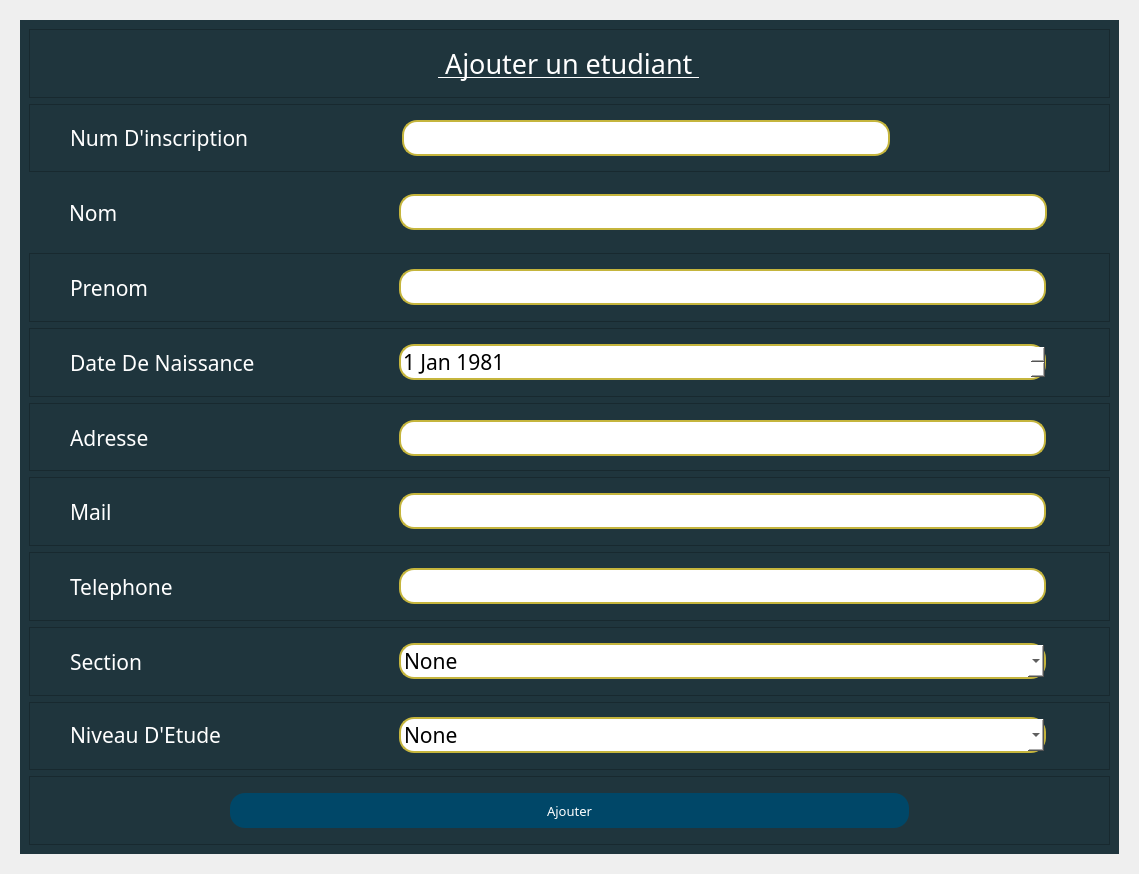
<?xml version="1.0" encoding="UTF-8"?>
<ui version="4.0">
 <class>Form</class>
 <widget class="QWidget" name="Form">
  <property name="geometry">
   <rect>
    <x>0</x>
    <y>0</y>
    <width>1139</width>
    <height>874</height>
   </rect>
  </property>
  <property name="windowTitle">
   <string>Form</string>
  </property>
  <property name="styleSheet">
   <string notr="true"/>
  </property>
  <layout class="QVBoxLayout" name="verticalLayout">
   <item>
    <widget class="QStackedWidget" name="stackedWidget">
     <property name="currentIndex">
      <number>0</number>
     </property>
     <widget class="QWidget" name="page_3">
      <layout class="QVBoxLayout" name="verticalLayout_5">
       <item>
        <widget class="QWidget" name="widget_2" native="true">
         <property name="styleSheet">
          <string notr="true">background-color: rgb(31, 53, 61);
color : rgb(255, 255, 255);

</string>
         </property>
         <layout class="QVBoxLayout" name="verticalLayout_4">
          <item>
           <widget class="QFrame" name="frame">
            <property name="cursor">
             <cursorShape>IBeamCursor</cursorShape>
            </property>
            <property name="frameShape">
             <enum>QFrame::StyledPanel</enum>
            </property>
            <property name="frameShadow">
             <enum>QFrame::Raised</enum>
            </property>
            <layout class="QVBoxLayout" name="verticalLayout_2">
             <item alignment="Qt::AlignHCenter|Qt::AlignVCenter">
              <widget class="QLabel" name="label">
               <property name="font">
                <font>
                 <family>Forte</family>
                 <pointsize>20</pointsize>
                 <underline>true</underline>
                </font>
               </property>
               <property name="text">
                <string> Ajouter un etudiant </string>
               </property>
              </widget>
             </item>
            </layout>
           </widget>
          </item>
          <item>
           <widget class="QFrame" name="frame_2">
            <property name="font">
             <font>
              <family>Sitka Small</family>
              <pointsize>16</pointsize>
             </font>
            </property>
            <property name="frameShape">
             <enum>QFrame::StyledPanel</enum>
            </property>
            <property name="frameShadow">
             <enum>QFrame::Raised</enum>
            </property>
            <layout class="QHBoxLayout" name="horizontalLayout" stretch="2,3,1">
             <property name="leftMargin">
              <number>40</number>
             </property>
             <property name="topMargin">
              <number>11</number>
             </property>
             <property name="rightMargin">
              <number>50</number>
             </property>
             <property name="bottomMargin">
              <number>11</number>
             </property>
             <item>
              <widget class="QLabel" name="label_2">
               <property name="font">
                <font>
                 <family>Sitka Small</family>
                 <pointsize>16</pointsize>
                 <weight>50</weight>
                 <bold>false</bold>
                </font>
               </property>
               <property name="cursor">
                <cursorShape>IBeamCursor</cursorShape>
               </property>
               <property name="text">
                <string>Num D'inscription</string>
               </property>
              </widget>
             </item>
             <item>
              <widget class="QLineEdit" name="num_insc">
               <property name="font">
                <font>
                 <family>Sitka Small</family>
                 <pointsize>16</pointsize>
                </font>
               </property>
               <property name="styleSheet">
                <string notr="true">QLineEdit {
	border :2px solid ;
	border-radius : 15px;
	border-color: rgb(197, 181, 61);
	background-color: rgb(255, 255, 255);
	color :rgb(0, 0, 0);
}
QLineEdit:hover {
	border : 2px solid rgbrgb(97, 89, 30);
}

</string>
               </property>
               <property name="inputMask">
                <string>999999</string>
               </property>
               <property name="text">
                <string/>
               </property>
              </widget>
             </item>
             <item alignment="Qt::AlignHCenter|Qt::AlignVCenter">
              <widget class="QLabel" name="label_11">
               <property name="font">
                <font>
                 <family>Sitka Small</family>
                 <pointsize>10</pointsize>
                 <weight>75</weight>
                 <italic>true</italic>
                 <bold>true</bold>
                 <underline>false</underline>
                 <strikeout>false</strikeout>
                 <kerning>true</kerning>
                </font>
               </property>
               <property name="focusPolicy">
                <enum>Qt::NoFocus</enum>
               </property>
               <property name="contextMenuPolicy">
                <enum>Qt::DefaultContextMenu</enum>
               </property>
               <property name="layoutDirection">
                <enum>Qt::LeftToRight</enum>
               </property>
               <property name="styleSheet">
                <string notr="true">color: rgb(220, 0, 0);</string>
               </property>
               <property name="text">
                <string/>
               </property>
              </widget>
             </item>
            </layout>
           </widget>
          </item>
          <item>
           <widget class="QWidget" name="widget" native="true">
            <property name="font">
             <font>
              <family>Sitka Small</family>
              <pointsize>16</pointsize>
             </font>
            </property>
            <layout class="QHBoxLayout" name="horizontalLayout_2" stretch="1,2,0">
             <property name="leftMargin">
              <number>40</number>
             </property>
             <property name="rightMargin">
              <number>50</number>
             </property>
             <item>
              <widget class="QLabel" name="label_3">
               <property name="font">
                <font>
                 <family>Sitka Small</family>
                 <pointsize>16</pointsize>
                </font>
               </property>
               <property name="cursor">
                <cursorShape>IBeamCursor</cursorShape>
               </property>
               <property name="text">
                <string>Nom</string>
               </property>
              </widget>
             </item>
             <item>
              <widget class="QLineEdit" name="nom">
               <property name="font">
                <font>
                 <family>Sitka Small</family>
                 <pointsize>16</pointsize>
                </font>
               </property>
               <property name="styleSheet">
                <string notr="true">QLineEdit {
	border :2px solid ;
	border-radius : 15px;
	border-color: rgb(197, 181, 61);
	background-color: rgb(255, 255, 255);
	color :rgb(0, 0, 0);
}
QLineEdit:hover {
	border : 2px solid rgbrgb(97, 89, 30);
}

</string>
               </property>
              </widget>
             </item>
             <item alignment="Qt::AlignLeft|Qt::AlignTop">
              <widget class="QLabel" name="label_12">
               <property name="styleSheet">
                <string notr="true">color: rgb(209, 0, 0);</string>
               </property>
               <property name="text">
                <string/>
               </property>
              </widget>
             </item>
            </layout>
           </widget>
          </item>
          <item>
           <widget class="QFrame" name="frame_6">
            <property name="font">
             <font>
              <family>Sitka Small</family>
              <pointsize>16</pointsize>
             </font>
            </property>
            <property name="frameShape">
             <enum>QFrame::StyledPanel</enum>
            </property>
            <property name="frameShadow">
             <enum>QFrame::Raised</enum>
            </property>
            <layout class="QHBoxLayout" name="horizontalLayout_3" stretch="1,2,0">
             <property name="leftMargin">
              <number>40</number>
             </property>
             <property name="rightMargin">
              <number>50</number>
             </property>
             <item>
              <widget class="QLabel" name="label_4">
               <property name="font">
                <font>
                 <family>Sitka Small</family>
                 <pointsize>16</pointsize>
                </font>
               </property>
               <property name="cursor">
                <cursorShape>IBeamCursor</cursorShape>
               </property>
               <property name="text">
                <string>Prenom</string>
               </property>
              </widget>
             </item>
             <item>
              <widget class="QLineEdit" name="prenom">
               <property name="font">
                <font>
                 <family>Sitka Small</family>
                 <pointsize>16</pointsize>
                </font>
               </property>
               <property name="styleSheet">
                <string notr="true">QLineEdit {
	border :2px solid ;
	border-radius : 15px;
	border-color: rgb(197, 181, 61);
	background-color: rgb(255, 255, 255);
	color :rgb(0, 0, 0);
}
QLineEdit:hover {
	border : 2px solid rgbrgb(97, 89, 30);
}

</string>
               </property>
              </widget>
             </item>
             <item alignment="Qt::AlignLeft|Qt::AlignTop">
              <widget class="QLabel" name="label_13">
               <property name="styleSheet">
                <string notr="true">color: rgb(209, 0, 0);</string>
               </property>
               <property name="text">
                <string/>
               </property>
              </widget>
             </item>
            </layout>
           </widget>
          </item>
          <item>
           <widget class="QFrame" name="frame_5">
            <property name="font">
             <font>
              <family>Sitka Small</family>
              <pointsize>16</pointsize>
             </font>
            </property>
            <property name="styleSheet">
             <string notr="true"/>
            </property>
            <property name="frameShape">
             <enum>QFrame::StyledPanel</enum>
            </property>
            <property name="frameShadow">
             <enum>QFrame::Raised</enum>
            </property>
            <layout class="QHBoxLayout" name="horizontalLayout_6" stretch="1,2,0">
             <property name="leftMargin">
              <number>40</number>
             </property>
             <property name="rightMargin">
              <number>50</number>
             </property>
             <item>
              <widget class="QLabel" name="label_7">
               <property name="font">
                <font>
                 <family>Sitka Small</family>
                 <pointsize>16</pointsize>
                </font>
               </property>
               <property name="cursor">
                <cursorShape>IBeamCursor</cursorShape>
               </property>
               <property name="text">
                <string>Date De Naissance</string>
               </property>
              </widget>
             </item>
             <item>
              <widget class="QDateEdit" name="dateEdit">
               <property name="font">
                <font>
                 <family>Sitka Small</family>
                 <pointsize>16</pointsize>
                </font>
               </property>
               <property name="styleSheet">
                <string notr="true">QDateEdit  {
	border :2px solid ;
	border-radius : 15px;
	border-color: rgb(197, 181, 61);
	background-color: rgb(255, 255, 255);
	color : rgb(0, 0, 0)
}
QDateEdit:hover {
	border : 2px solid rgbrgb(97, 89, 30);
}



</string>
               </property>
               <property name="date">
                <date>
                 <year>1981</year>
                 <month>1</month>
                 <day>1</day>
                </date>
               </property>
              </widget>
             </item>
             <item alignment="Qt::AlignLeft|Qt::AlignTop">
              <widget class="QLabel" name="label_14">
               <property name="styleSheet">
                <string notr="true">color: rgb(209, 0, 0);</string>
               </property>
               <property name="text">
                <string/>
               </property>
              </widget>
             </item>
            </layout>
           </widget>
          </item>
          <item>
           <widget class="QFrame" name="frame_3">
            <property name="font">
             <font>
              <family>Sitka Small</family>
              <pointsize>16</pointsize>
             </font>
            </property>
            <property name="styleSheet">
             <string notr="true"/>
            </property>
            <property name="frameShape">
             <enum>QFrame::StyledPanel</enum>
            </property>
            <property name="frameShadow">
             <enum>QFrame::Raised</enum>
            </property>
            <layout class="QHBoxLayout" name="horizontalLayout_4" stretch="1,2,0">
             <property name="leftMargin">
              <number>40</number>
             </property>
             <property name="topMargin">
              <number>11</number>
             </property>
             <property name="rightMargin">
              <number>50</number>
             </property>
             <item>
              <widget class="QLabel" name="label_5">
               <property name="font">
                <font>
                 <family>Sitka Small</family>
                 <pointsize>16</pointsize>
                </font>
               </property>
               <property name="cursor">
                <cursorShape>IBeamCursor</cursorShape>
               </property>
               <property name="text">
                <string>Adresse</string>
               </property>
              </widget>
             </item>
             <item>
              <widget class="QLineEdit" name="adresse">
               <property name="font">
                <font>
                 <family>Sitka Small</family>
                 <pointsize>16</pointsize>
                </font>
               </property>
               <property name="styleSheet">
                <string notr="true">QLineEdit {
	border :2px solid ;
	border-radius : 15px;
	border-color: rgb(197, 181, 61);
	background-color: rgb(255, 255, 255);
	color :rgb(0, 0, 0);
}
QLineEdit:hover {
	border : 2px solid rgbrgb(97, 89, 30);
}

</string>
               </property>
              </widget>
             </item>
             <item alignment="Qt::AlignLeft|Qt::AlignTop">
              <widget class="QLabel" name="label_15">
               <property name="styleSheet">
                <string notr="true">color: rgb(209, 0, 0);</string>
               </property>
               <property name="text">
                <string/>
               </property>
              </widget>
             </item>
            </layout>
           </widget>
          </item>
          <item>
           <widget class="QFrame" name="frame_4">
            <property name="font">
             <font>
              <family>Sitka Small</family>
              <pointsize>16</pointsize>
             </font>
            </property>
            <property name="styleSheet">
             <string notr="true"/>
            </property>
            <property name="frameShape">
             <enum>QFrame::StyledPanel</enum>
            </property>
            <property name="frameShadow">
             <enum>QFrame::Raised</enum>
            </property>
            <layout class="QHBoxLayout" name="horizontalLayout_5" stretch="1,2,0">
             <property name="leftMargin">
              <number>40</number>
             </property>
             <property name="rightMargin">
              <number>50</number>
             </property>
             <item>
              <widget class="QLabel" name="label_6">
               <property name="font">
                <font>
                 <family>Sitka Small</family>
                 <pointsize>16</pointsize>
                </font>
               </property>
               <property name="cursor">
                <cursorShape>IBeamCursor</cursorShape>
               </property>
               <property name="text">
                <string>Mail</string>
               </property>
              </widget>
             </item>
             <item>
              <widget class="QLineEdit" name="mail">
               <property name="font">
                <font>
                 <family>Sitka Small</family>
                 <pointsize>16</pointsize>
                </font>
               </property>
               <property name="styleSheet">
                <string notr="true">QLineEdit {
	border :2px solid ;
	border-radius : 15px;
	border-color: rgb(197, 181, 61);
	background-color: rgb(255, 255, 255);
	color :rgb(0, 0, 0);
}
QLineEdit:hover {
	border : 2px solid rgbrgb(97, 89, 30);
}

</string>
               </property>
              </widget>
             </item>
             <item alignment="Qt::AlignLeft|Qt::AlignTop">
              <widget class="QLabel" name="label_16">
               <property name="styleSheet">
                <string notr="true">color: rgb(209, 0, 0);</string>
               </property>
               <property name="text">
                <string/>
               </property>
              </widget>
             </item>
            </layout>
           </widget>
          </item>
          <item>
           <widget class="QFrame" name="frame_7">
            <property name="font">
             <font>
              <family>Sitka Small</family>
              <pointsize>16</pointsize>
             </font>
            </property>
            <property name="frameShape">
             <enum>QFrame::StyledPanel</enum>
            </property>
            <property name="frameShadow">
             <enum>QFrame::Raised</enum>
            </property>
            <layout class="QHBoxLayout" name="horizontalLayout_7" stretch="1,2,0">
             <property name="leftMargin">
              <number>40</number>
             </property>
             <property name="rightMargin">
              <number>50</number>
             </property>
             <item>
              <widget class="QLabel" name="label_8">
               <property name="font">
                <font>
                 <family>Sitka Small</family>
                 <pointsize>16</pointsize>
                </font>
               </property>
               <property name="cursor">
                <cursorShape>IBeamCursor</cursorShape>
               </property>
               <property name="text">
                <string>Telephone</string>
               </property>
              </widget>
             </item>
             <item>
              <widget class="QLineEdit" name="phone">
               <property name="font">
                <font>
                 <family>Sitka Small</family>
                 <pointsize>16</pointsize>
                </font>
               </property>
               <property name="styleSheet">
                <string notr="true">QLineEdit {
	border :2px solid ;
	border-radius : 15px;
	border-color: rgb(197, 181, 61);
	background-color: rgb(255, 255, 255);
	color :rgb(0, 0, 0);
}
QLineEdit:hover {
	border : 2px solid rgbrgb(97, 89, 30);
}

</string>
               </property>
               <property name="inputMask">
                <string>99999999</string>
               </property>
               <property name="text">
                <string/>
               </property>
               <property name="maxLength">
                <number>8</number>
               </property>
               <property name="cursorPosition">
                <number>8</number>
               </property>
               <property name="cursorMoveStyle">
                <enum>Qt::VisualMoveStyle</enum>
               </property>
               <property name="clearButtonEnabled">
                <bool>false</bool>
               </property>
              </widget>
             </item>
             <item alignment="Qt::AlignLeft|Qt::AlignTop">
              <widget class="QLabel" name="label_17">
               <property name="styleSheet">
                <string notr="true">color: rgb(209, 0, 0);</string>
               </property>
               <property name="text">
                <string/>
               </property>
              </widget>
             </item>
            </layout>
           </widget>
          </item>
          <item>
           <widget class="QFrame" name="frame_8">
            <property name="font">
             <font>
              <family>Sitka Small</family>
              <pointsize>16</pointsize>
             </font>
            </property>
            <property name="frameShape">
             <enum>QFrame::StyledPanel</enum>
            </property>
            <property name="frameShadow">
             <enum>QFrame::Raised</enum>
            </property>
            <layout class="QHBoxLayout" name="horizontalLayout_8" stretch="1,2,0">
             <property name="leftMargin">
              <number>40</number>
             </property>
             <property name="rightMargin">
              <number>50</number>
             </property>
             <item>
              <widget class="QLabel" name="label_9">
               <property name="font">
                <font>
                 <family>Sitka Small</family>
                 <pointsize>16</pointsize>
                </font>
               </property>
               <property name="cursor">
                <cursorShape>IBeamCursor</cursorShape>
               </property>
               <property name="text">
                <string>Section</string>
               </property>
              </widget>
             </item>
             <item>
              <widget class="QComboBox" name="section">
               <property name="font">
                <font>
                 <family>Sitka Small</family>
                 <pointsize>16</pointsize>
                </font>
               </property>
               <property name="cursor">
                <cursorShape>PointingHandCursor</cursorShape>
               </property>
               <property name="styleSheet">
                <string notr="true">QComboBox {
	border :2px solid ;
	border-radius : 15px;
	border-color: rgb(197, 181, 61);
	background-color: rgb(255, 255, 255);
	color :rgb(0, 0, 0)
}
QComboBox:hover {
	border : 2px solid rgbrgb(97, 89, 30);
}

</string>
               </property>
               <item>
                <property name="text">
                 <string>None</string>
                </property>
               </item>
               <item>
                <property name="text">
                 <string>ING_INFO</string>
                </property>
               </item>
               <item>
                <property name="text">
                 <string>ING_TIC</string>
                </property>
               </item>
               <item>
                <property name="text">
                 <string>Master</string>
                </property>
               </item>
               <item>
                <property name="text">
                 <string>INFO</string>
                </property>
               </item>
               <item>
                <property name="text">
                 <string>EEA</string>
                </property>
               </item>
               <item>
                <property name="text">
                 <string>CPI</string>
                </property>
               </item>
               <item>
                <property name="text">
                 <string>TIC</string>
                </property>
               </item>
              </widget>
             </item>
             <item alignment="Qt::AlignLeft|Qt::AlignTop">
              <widget class="QLabel" name="label_18">
               <property name="styleSheet">
                <string notr="true">color: rgb(209, 0, 0);</string>
               </property>
               <property name="text">
                <string/>
               </property>
              </widget>
             </item>
            </layout>
           </widget>
          </item>
          <item>
           <widget class="QFrame" name="frame_9">
            <property name="font">
             <font>
              <family>Sitka Small</family>
              <pointsize>16</pointsize>
             </font>
            </property>
            <property name="frameShape">
             <enum>QFrame::StyledPanel</enum>
            </property>
            <property name="frameShadow">
             <enum>QFrame::Raised</enum>
            </property>
            <layout class="QHBoxLayout" name="horizontalLayout_9" stretch="1,2,0">
             <property name="leftMargin">
              <number>40</number>
             </property>
             <property name="rightMargin">
              <number>50</number>
             </property>
             <property name="bottomMargin">
              <number>11</number>
             </property>
             <item>
              <widget class="QLabel" name="label_10">
               <property name="font">
                <font>
                 <family>Sitka Small</family>
                 <pointsize>16</pointsize>
                </font>
               </property>
               <property name="cursor">
                <cursorShape>IBeamCursor</cursorShape>
               </property>
               <property name="mouseTracking">
                <bool>false</bool>
               </property>
               <property name="text">
                <string>Niveau D'Etude</string>
               </property>
              </widget>
             </item>
             <item>
              <widget class="QComboBox" name="niveau">
               <property name="font">
                <font>
                 <family>Sitka Small</family>
                 <pointsize>16</pointsize>
                </font>
               </property>
               <property name="cursor">
                <cursorShape>PointingHandCursor</cursorShape>
               </property>
               <property name="styleSheet">
                <string notr="true">QComboBox {
	border :2px solid ;
	border-radius : 15px;
	border-color: rgb(197, 181, 61);
	background-color: rgb(255, 255, 255);
	color :rgb(0, 0, 0)
}
QComboBox:hover {
	border : 2px solid rgbrgb(97, 89, 30);
}
</string>
               </property>
               <item>
                <property name="text">
                 <string>None</string>
                </property>
               </item>
               <item>
                <property name="text">
                 <string>1er</string>
                </property>
               </item>
               <item>
                <property name="text">
                 <string>2eme</string>
                </property>
               </item>
               <item>
                <property name="text">
                 <string>3eme</string>
                </property>
               </item>
              </widget>
             </item>
             <item alignment="Qt::AlignLeft|Qt::AlignTop">
              <widget class="QLabel" name="label_19">
               <property name="styleSheet">
                <string notr="true">color: rgb(209, 0, 0);</string>
               </property>
               <property name="text">
                <string/>
               </property>
              </widget>
             </item>
            </layout>
           </widget>
          </item>
          <item>
           <widget class="QFrame" name="frame_10">
            <property name="frameShape">
             <enum>QFrame::StyledPanel</enum>
            </property>
            <property name="frameShadow">
             <enum>QFrame::Raised</enum>
            </property>
            <layout class="QVBoxLayout" name="verticalLayout_3">
             <property name="leftMargin">
              <number>200</number>
             </property>
             <property name="rightMargin">
              <number>200</number>
             </property>
             <item>
              <widget class="QPushButton" name="pushButton">
               <property name="font">
                <font>
                 <family>Sitka Small</family>
                 <pointsize>10</pointsize>
                </font>
               </property>
               <property name="cursor">
                <cursorShape>PointingHandCursor</cursorShape>
               </property>
               <property name="styleSheet">
                <string notr="true">QPushButton{
	height : 35px;
	background-color :rgb(0, 71, 104);
	border-radius : 15px;
}


QPushButton:hover{
	background-color: rgb(0, 92, 157);
}</string>
               </property>
               <property name="text">
                <string>Ajouter</string>
               </property>
              </widget>
             </item>
            </layout>
           </widget>
          </item>
         </layout>
        </widget>
       </item>
      </layout>
     </widget>
     <widget class="QWidget" name="page_4"/>
    </widget>
   </item>
  </layout>
 </widget>
 <resources>
  <include location="../Etudiant/etudiant.qrc"/>
 </resources>
 <connections/>
</ui>
